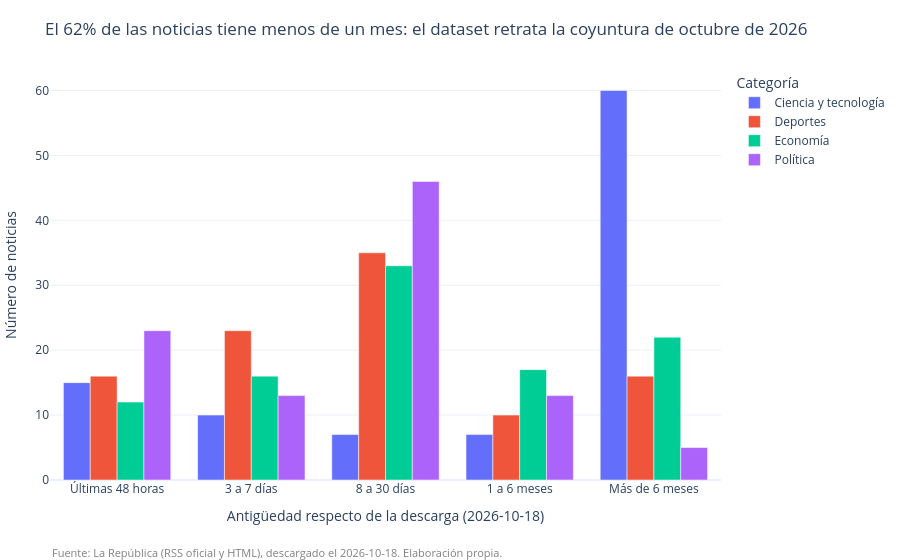

The code cell stored with this chart in its notebook:
### Markdown cell above
Las subsecciones muestran la composición interna de cada categoría: en **Ciencia y tecnología** conviven `ciencia` (44) y varias subsecciones de `tecnologia` (55); en **Economía**, 18 de 100 notas son de `precio-del-dolar`, notas casi idénticas día a día que un clasificador aprenderá con facilidad.

### Code cell
descarga = pd.Timestamp(metadatos["fecha_descarga"][:10])
dias = (descarga - pd.to_datetime(df["fecha"])).dt.days
cortes = [-1, 2, 7, 30, 180, 10_000]
rangos = ["Últimas 48 horas", "3 a 7 días", "8 a 30 días", "1 a 6 meses", "Más de 6 meses"]
df["antiguedad"] = pd.cut(dias, bins=cortes, labels=rangos)

por_rango = df.groupby(["antiguedad", "etiqueta"], observed=False).size().rename("noticias").reset_index()
por_rango["categoria"] = por_rango["etiqueta"].map(ETIQUETAS_LEGIBLES)
pct_mes = (dias <= 30).mean()
MESES = ["enero", "febrero", "marzo", "abril", "mayo", "junio", "julio", "agosto",
         "septiembre", "octubre", "noviembre", "diciembre"]
titulo = (f"El {pct_mes:.0%} de las noticias tiene menos de un mes: el dataset retrata la coyuntura "
          f"de {MESES[descarga.month - 1]} de {descarga.year}" if pct_mes >= 0.5 else
          f"Solo el {pct_mes:.0%} de las noticias tiene menos de un mes: el dataset mezcla varias coyunturas")

fig = px.bar(por_rango, x="antiguedad", y="noticias", color="categoria", barmode="group", title=titulo,
             labels={"antiguedad": f"Antigüedad respecto de la descarga ({descarga:%Y-%m-%d})",
                     "noticias": "Número de noticias", "categoria": "Categoría"})
pie_de_fuente(fig).show()
print("Rango de fechas:", df["fecha"].min(), "→", df["fecha"].max())
df["antiguedad"].value_counts().reindex(rangos)

### Figure 1 — Plotly figure (JSON) as saved in the notebook; plotly's stock layout.template omitted (floating-point values rounded to 4 significant figures)
{"data": [{"alignmentgroup": "True", "hovertemplate": "Categoría=Ciencia y tecnología<br>Antigüedad respecto de la descarga (2026-10-18)=%{x}<br>Número de noticias=%{y}<extra></extra>", "legendgroup": "Ciencia y tecnología", "marker": {"color": "#636efa", "pattern": {"shape": ""}}, "name": "Ciencia y tecnología", "offsetgroup": "Ciencia y tecnología", "orientation": "v", "showlegend": true, "textposition": "auto", "type": "bar", "x": ["Últimas 48 horas", "3 a 7 días", "8 a 30 días", "1 a 6 meses", "Más de 6 meses"], "xaxis": "x", "y": [15, 10, 7, 7, 60], "yaxis": "y"}, {"alignmentgroup": "True", "hovertemplate": "Categoría=Deportes<br>Antigüedad respecto de la descarga (2026-10-18)=%{x}<br>Número de noticias=%{y}<extra></extra>", "legendgroup": "Deportes", "marker": {"color": "#EF553B", "pattern": {"shape": ""}}, "name": "Deportes", "offsetgroup": "Deportes", "orientation": "v", "showlegend": true, "textposition": "auto", "type": "bar", "x": ["Últimas 48 horas", "3 a 7 días", "8 a 30 días", "1 a 6 meses", "Más de 6 meses"], "xaxis": "x", "y": [16, 23, 35, 10, 16], "yaxis": "y"}, {"alignmentgroup": "True", "hovertemplate": "Categoría=Economía<br>Antigüedad respecto de la descarga (2026-10-18)=%{x}<br>Número de noticias=%{y}<extra></extra>", "legendgroup": "Economía", "marker": {"color": "#00cc96", "pattern": {"shape": ""}}, "name": "Economía", "offsetgroup": "Economía", "orientation": "v", "showlegend": true, "textposition": "auto", "type": "bar", "x": ["Últimas 48 horas", "3 a 7 días", "8 a 30 días", "1 a 6 meses", "Más de 6 meses"], "xaxis": "x", "y": [12, 16, 33, 17, 22], "yaxis": "y"}, {"alignmentgroup": "True", "hovertemplate": "Categoría=Política<br>Antigüedad respecto de la descarga (2026-10-18)=%{x}<br>Número de noticias=%{y}<extra></extra>", "legendgroup": "Política", "marker": {"color": "#ab63fa", "pattern": {"shape": ""}}, "name": "Política", "offsetgroup": "Política", "orientation": "v", "showlegend": true, "textposition": "auto", "type": "bar", "x": ["Últimas 48 horas", "3 a 7 días", "8 a 30 días", "1 a 6 meses", "Más de 6 meses"], "xaxis": "x", "y": [23, 13, 46, 13, 5], "yaxis": "y"}], "layout": {"annotations": [{"font": {"color": "gray", "size": 11}, "showarrow": false, "text": "Fuente: La República (RSS oficial y HTML), descargado el 2026-10-18. Elaboración propia.", "x": 0, "xref": "paper", "y": -0.2, "yref": "paper"}], "barmode": "group", "legend": {"title": {"text": "Categoría"}, "tracegroupgap": 0}, "margin": {"b": 80, "l": 10, "r": 10, "t": 70}, "title": {"font": {"size": 17}, "text": "El 62% de las noticias tiene menos de un mes: el dataset retrata la coyuntura de octubre de 2026"}, "xaxis": {"anchor": "y", "domain": [0.0, 1.0], "title": {"text": "Antigüedad respecto de la descarga (2026-10-18)"}}, "yaxis": {"anchor": "x", "domain": [0.0, 1.0], "title": {"text": "Número de noticias"}}}}
